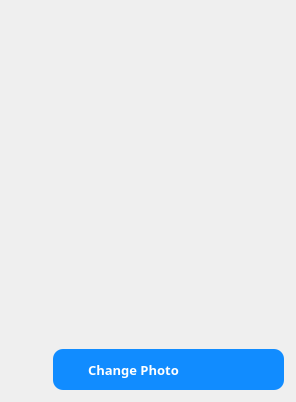
            <widget class="QFrame" name="frame_6">
             <property name="styleSheet">
              <string notr="true">border-style : solid;</string>
             </property>
             <property name="frameShape">
              <enum>QFrame::StyledPanel</enum>
             </property>
             <property name="frameShadow">
              <enum>QFrame::Raised</enum>
             </property>
             <widget class="QWidget" name="layoutWidget_2">
              <property name="geometry">
               <rect>
                <x>50</x>
                <y>110</y>
                <width>237</width>
                <height>283</height>
               </rect>
              </property>
              <layout class="QVBoxLayout" name="verticalLayout_14">
               <property name="spacing">
                <number>15</number>
               </property>
               <property name="leftMargin">
                <number>3</number>
               </property>
               <property name="topMargin">
                <number>3</number>
               </property>
               <property name="rightMargin">
                <number>3</number>
               </property>
               <property name="bottomMargin">
                <number>3</number>
               </property>
               <item>
                <widget class="QLabel" name="labelFP">
                 <property name="minimumSize">
                  <size>
                   <width>231</width>
                   <height>221</height>
                  </size>
                 </property>
                 <property name="maximumSize">
                  <size>
                   <width>231</width>
                   <height>221</height>
                  </size>
                 </property>
                 <property name="text">
                  <string/>
                 </property>
                 <property name="pixmap">
                  <pixmap>:/ButtonIcon/Downloads/Icon Warna/user.png</pixmap>
                 </property>
                 <property name="scaledContents">
                  <bool>true</bool>
                 </property>
                </widget>
               </item>
               <item>
                <widget class="QPushButton" name="btnChangeFP">
                 <property name="sizePolicy">
                  <sizepolicy hsizetype="Minimum" vsizetype="Fixed">
                   <horstretch>0</horstretch>
                   <verstretch>0</verstretch>
                  </sizepolicy>
                 </property>
                 <property name="minimumSize">
                  <size>
                   <width>141</width>
                   <height>41</height>
                  </size>
                 </property>
                 <property name="maximumSize">
                  <size>
                   <width>231</width>
                   <height>41</height>
                  </size>
                 </property>
                 <property name="font">
                  <font>
                   <family>Century Gothic</family>
                   <pointsize>10</pointsize>
                   <weight>75</weight>
                   <bold>true</bold>
                  </font>
                 </property>
                 <property name="styleSheet">
                  <string notr="true">*{
	background-image: url(:/ButtonIcon/Downloads/Icon Warna/camera.png);
background-color: rgb(17, 140, 255);
border-box : 10px;
	color: rgb(255, 255, 255);
border-radius : 10px;
background-position : center left;
background-repeat : none;
padding-left : 35px;
text-align : center left ;
}

*:hover {
	
	background-color: rgb(23, 166, 255);
}

*:pressed {
	background-color: rgb(2, 97, 161);
}
</string>
                 </property>
                 <property name="text">
                  <string>Change Photo</string>
                 </property>
                </widget>
               </item>
              </layout>
             </widget>
            </widget>
